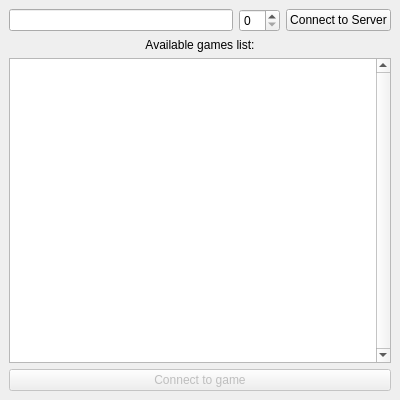
<?xml version="1.0" encoding="UTF-8"?>
<ui version="4.0">
 <class>wybor</class>
 <widget class="QMainWindow" name="wybor">
  <property name="enabled">
   <bool>true</bool>
  </property>
  <property name="geometry">
   <rect>
    <x>0</x>
    <y>0</y>
    <width>400</width>
    <height>400</height>
   </rect>
  </property>
  <property name="sizePolicy">
   <sizepolicy hsizetype="Preferred" vsizetype="Preferred">
    <horstretch>0</horstretch>
    <verstretch>0</verstretch>
   </sizepolicy>
  </property>
  <property name="minimumSize">
   <size>
    <width>400</width>
    <height>400</height>
   </size>
  </property>
  <property name="maximumSize">
   <size>
    <width>4000</width>
    <height>4000</height>
   </size>
  </property>
  <property name="windowTitle">
   <string>Sieci</string>
  </property>
  <widget class="QWidget" name="centralwidget">
   <property name="enabled">
    <bool>true</bool>
   </property>
   <layout class="QVBoxLayout" name="verticalLayout_2">
    <item>
     <layout class="QHBoxLayout" name="horizontalLayout">
      <item>
       <widget class="QLineEdit" name="lineEditIP"/>
      </item>
      <item>
       <widget class="QSpinBox" name="spinBoxPort"/>
      </item>
      <item>
       <widget class="QPushButton" name="PushConnect">
        <property name="text">
         <string>Connect to Server</string>
        </property>
       </widget>
      </item>
     </layout>
    </item>
    <item>
     <layout class="QVBoxLayout" name="verticalLayout">
      <item>
       <widget class="QLabel" name="label">
        <property name="layoutDirection">
         <enum>Qt::LeftToRight</enum>
        </property>
        <property name="text">
         <string>&lt;html&gt;&lt;head/&gt;&lt;body&gt;&lt;p&gt;Available games list:&lt;/p&gt;&lt;/body&gt;&lt;/html&gt;</string>
        </property>
        <property name="alignment">
         <set>Qt::AlignCenter</set>
        </property>
       </widget>
      </item>
      <item>
       <widget class="QListView" name="listView">
        <property name="verticalScrollBarPolicy">
         <enum>Qt::ScrollBarAlwaysOn</enum>
        </property>
       </widget>
      </item>
      <item>
       <widget class="QPushButton" name="GameButton">
        <property name="enabled">
         <bool>false</bool>
        </property>
        <property name="text">
         <string>Connect to game</string>
        </property>
       </widget>
      </item>
     </layout>
    </item>
   </layout>
  </widget>
  <widget class="QMenuBar" name="menubar">
   <property name="geometry">
    <rect>
     <x>0</x>
     <y>0</y>
     <width>400</width>
     <height>23</height>
    </rect>
   </property>
  </widget>
  <action name="actionclose">
   <property name="checkable">
    <bool>false</bool>
   </property>
   <property name="text">
    <string>Close</string>
   </property>
  </action>
  <action name="actionInfo">
   <property name="text">
    <string>Info</string>
   </property>
  </action>
 </widget>
 <resources/>
 <connections/>
</ui>
